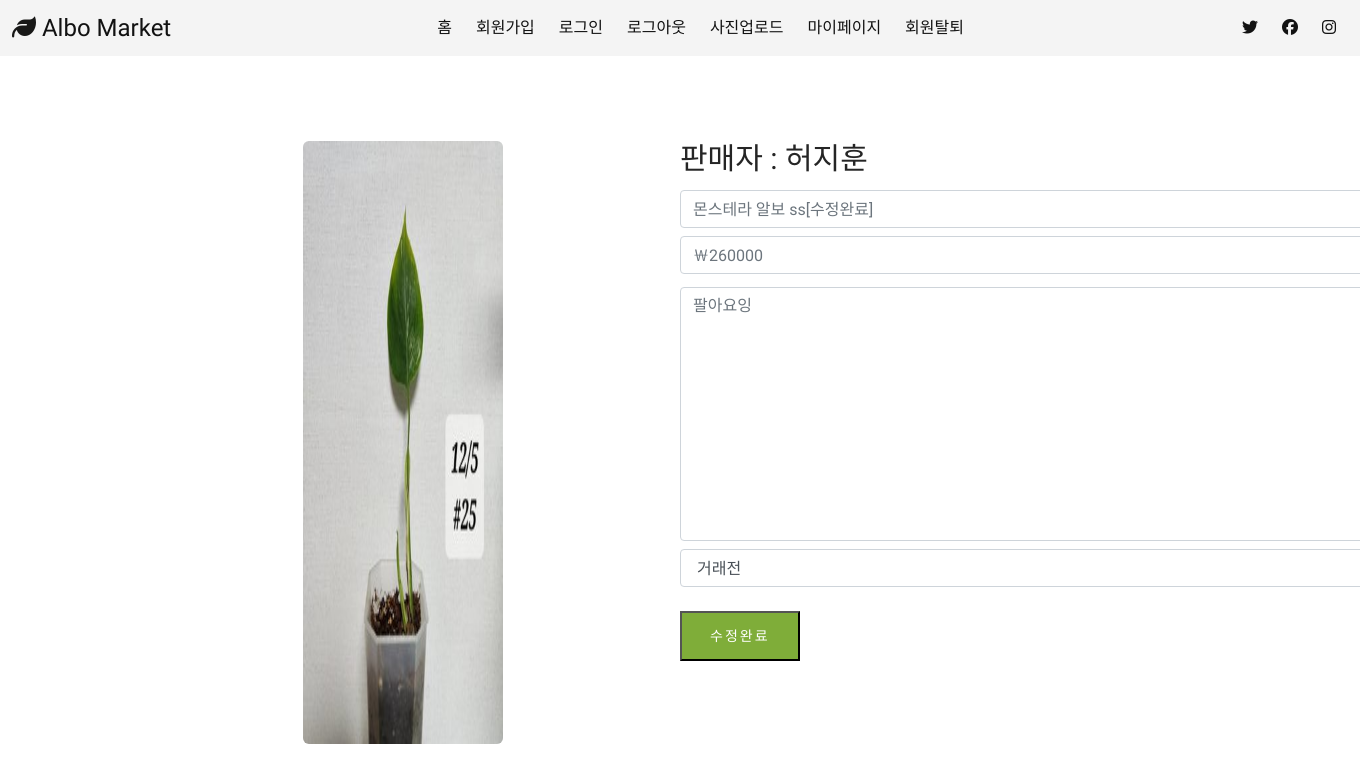
/upload/posting/265/editpage, run on an earlier commit of the app's database.
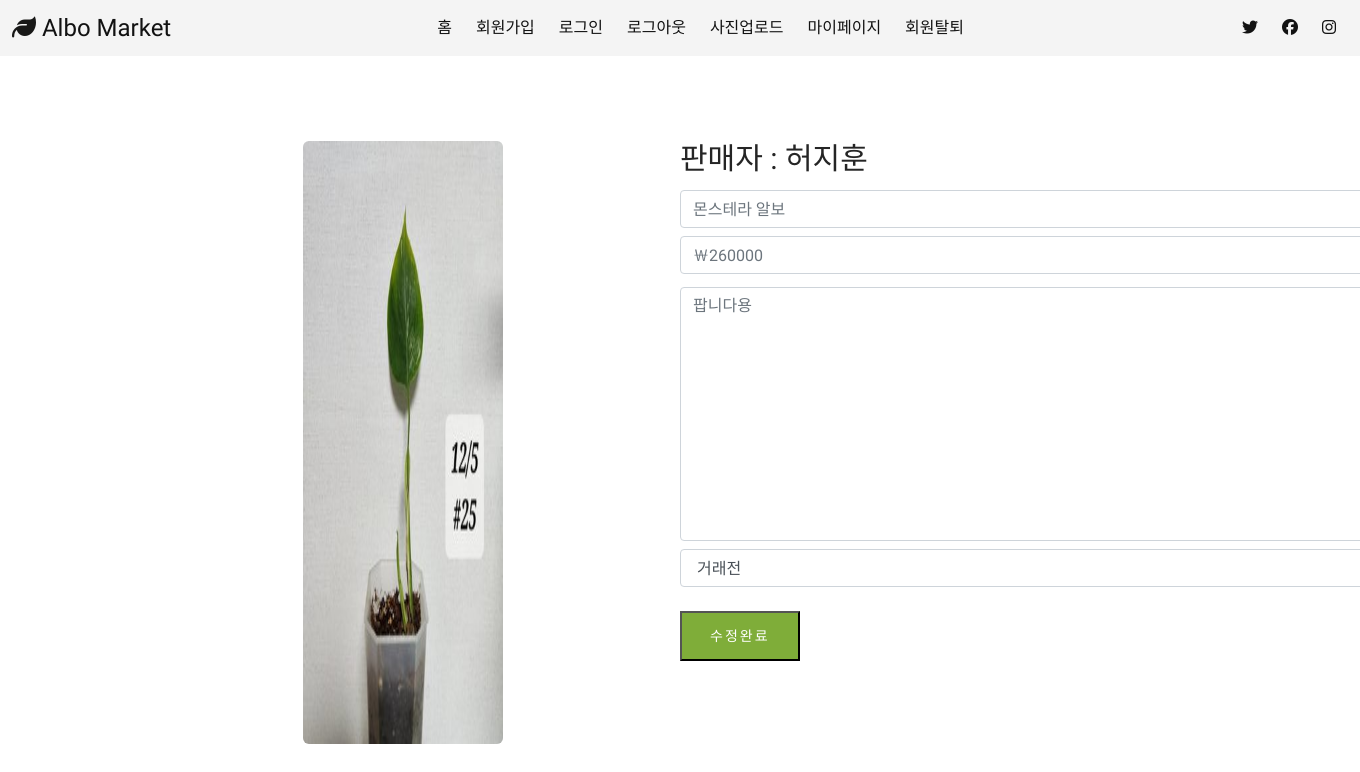
And on a later commit of the database.
### main/models.py (models this page shows, shortened)
class Item(models.Model):
    item_name = models.CharField(max_length = 20)
    user_name = models.ForeignKey(User, to_field='user_name', related_name='seller', on_delete = models.CASCADE, db_column="user_name", max_length= 20, null=True) #fk추가
    STATUS = (('거래 전','거래 전'), ('거래 완료','거래 완료')) # 전자가 테이블 컬럼 출력값, 후자가 admin 페이지에서 출력
    trade_status = models.CharField(max_length=5, default='거래 전', choices=STATUS, null=True) #거래상태(판매중,거래완료)
    item_price = models.IntegerField(null=True)
    item_content = models.TextField(max_length = 200)
    item_img = models.ImageField(upload_to="images/", blank=True, null=True)
    class Meta:
        db_table = 'item_tb'

class User(models.Model):
    user_name = models.CharField(max_length= 20 ,primary_key=True)
    user_date = models.DateTimeField(auto_now_add=True) #가입일(처음 등록한 시간으로 저장)
    user_email = models.EmailField(unique=True)
    user_password = models.CharField(max_length = 100)
    user_validate = models.BooleanField(default = False)
    STATUS = (('남자','남자'), ('여자','여자'))
    gender = models.CharField(max_length=5 ,choices=STATUS , null=True)
    age = models.IntegerField(null=True)
    year = models.IntegerField(null=True)
    month= models.IntegerField( null=True)
    day= models.IntegerField(null=True)
    def __str__(self):
        return f'{self.user_name}'
    class Meta:
        db_table = 'user_tb'

### main/views.py (the view)
# urls.py: path('upload/posting/<int:pk>/editpage', views.editpage, name='editpage'),
def editpage(request,pk):
    items = Item.objects.get(pk=pk)
    return render(request, 'main/editpage.html',{'items':items})

### main/templates/main/editpage.html (shortened to what this page needs)
<!DOCTYPE html>
<html lang="ko">
    {% load static %}
<head>
    <link rel="stylesheet" href="{%static 'detail_page/css/bootstrap.min.css' %}" type="text/css">
    <link rel="stylesheet" href="{%static 'detail_page/css/font-awesome.min.css' %}" type="text/css">
    <link rel="stylesheet" href="{%static 'detail_page/css/elegant-icons.css' %}" type="text/css">
    <link rel="stylesheet" href="{%static 'detail_page/css/nice-select.css' %}" type="text/css">
    <link rel="stylesheet" href="{%static 'detail_page/css/jquery-ui.min.css' %}" type="text/css">
    <link rel="stylesheet" href="{%static 'detail_page/css/owl.carousel.min.css' %}" type="text/css">
    <link rel="stylesheet" href="{%static 'detail_page/css/slicknav.min.css' %} " type="text/css">
    <link rel="stylesheet" href="{%static 'detail_page/css/style.css' %}" type="text/css">
      <link rel="stylesheet" href="{%static 'css/style.css' %}">
 <nav class="navbar">
    <div class="navbar__logo">
    <i class="fa-solid fa-leaf"></i>
      <a href="{%url 'main_index' %}">Albo Market</a>
    </div>
    <ul class="navbar__menu">
        <li><a href="{%url 'main_index' %}">홈</a></li>
        <li><a href="signup">회원가입</a></li>
        <li><a href="{%url 'main_signin' %}">로그인</a></li>
        <li><a href="{%url 'main_logout' %}">로그아웃</a></li>
        <li><a href="{%url 'main_upload' %}">사진업로드</a></li>
      <li><a href="{%url 'main_mypage' %}">마이페이지</a></li>
      <li><a href="{% url 'user_remove' %}">회원탈퇴</a></li>
    </ul>
    <ul class="navbar__icons">
      <li><i class="fa-brands fa-twitter"></i></li>
      <li><i class="fa-brands fa-facebook"></i></li>
      <li><i class="fa-brands fa-instagram"></i></li>
    </ul>
</nav>
</head>
<body>
    <section class="product-details-spad">
        <div class="product-details">
        <div class="container">
            <div class="row">
                <div class="col-lg-6 col-md-6">
                    <div class="product__details__pic">
                        <div id="product__details__pic__item">
                                <p style="text-align : center;  padding:0px;"><img width="585px" height="603px" class="product__details__pic__item--large" src="{{ items.item_img.url }}"  name="item_img" alt="" ></p>
                          </div>
                    </div>
                </div>
                 <form method="POST" action="{% url 'boardEdit' items.pk %}">{% csrf_token %}
                  <div class = "product__size">
                    <div class="product__details__text">
                        <h3 class="a">판매자 : {{items.user_name}}</h3>
            <p class = "a" style="line-height : 2; ">  <input type="text" class="form-control mt-2" name='item_name' placeholder="{{items.item_name}}"  blank="True"></p>
                        <p class = "product__details__prices" style="line-height : 2;">
                       <input type="text" class="form-control mt-2" name='item_price' placeholder="￦{{items.item_price}}"  null="True">
                        </p>
                        <p class = "a" style="line-height : 2;">  <textarea class="form-control mt-2" rows="10"
                          name='item_content' placeholder="{{items.item_content}}" blank="True"></textarea>
                          </p>
                          <select class="form-control mt-2" name="trade_status" >
                            <option name="trade_status" value="거래전">거래전</option>
                          </select>
                        {% if login_user == post_user %}
                        <div id="jb-sidebar_2">
                          <p>
                          <input class="primary-btn" type="submit" value="수정완료">
                          </p>
                        </div>
                        </div>
                      </div>
                        </form>
                        {% endif %}
                    </div>
                </div>
            </div>
    </section>
</body>
</html>

What changed in the data, as far as the page shows it:
changed Item "허지훈": item_name "몬스테라 알보 ss[수정완료]" → "몬스테라 알보"; item_content "팔아요잉" → "팝니다용"
